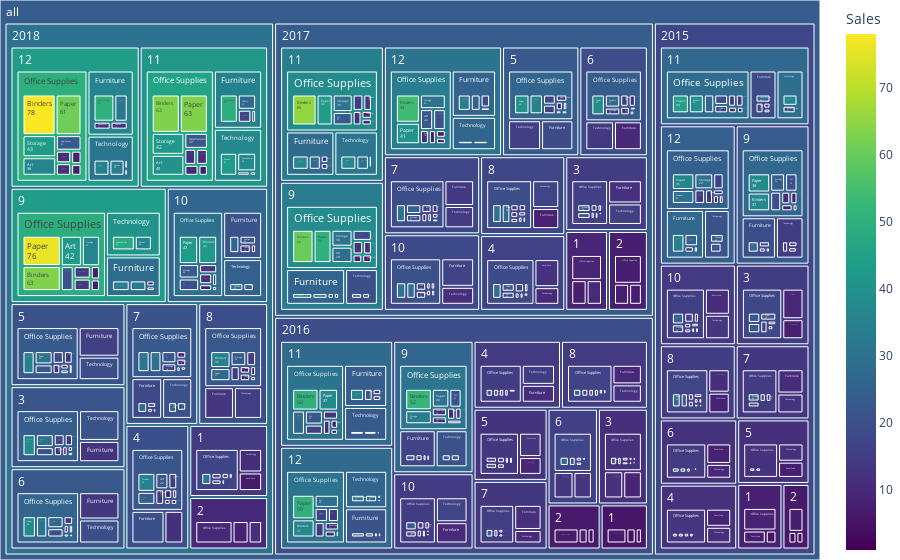

This figure's notebook cell:
### Code cell
# Count the total sales by year and month and group by year, month, category, sub-category and count the sales total transactions it made in that month
df_summary = df.groupby(['Year', 'Month', 'Category', 'Sub-Category'])['Sales'].count().reset_index()

# Sort the data by year, month, and sales
df_summary = df_summary.sort_values(by=['Year','Sales'], ascending=False)

# create a scater plot that show the year-month, category,and total transactions
fig = px.treemap(df_summary, path=[px.Constant("all"),'Year', 'Month', 'Category', 'Sub-Category'], values='Sales',
                    color='Sales', hover_data=['Sales'],
                    color_continuous_scale='viridis')
# adjust the layout
fig.update_layout(margin = dict(t=0, l=0, r=0, b=0))
fig.update_traces(textinfo='label+text+value')
fig.show()

### Figure 1 — Plotly figure (JSON) as saved in the notebook; plotly's stock layout.template omitted (floating-point values rounded to 4 significant figures; data arrays with more than 128 entries replaced by an {"elided": "..."} marker saying what was removed)
{"data": [{"branchvalues": "total", "customdata": {"elided": "979x2 float values"}, "domain": {"x": [0, 1], "y": [0, 1]}, "hovertemplate": "labels=%{label}<br>Sales_sum=%{value}<br>parent=%{parent}<br>id=%{id}<br>Sales=%{color}<extra></extra>", "ids": {"elided": "979 str values"}, "labels": {"elided": "979 str values"}, "marker": {"coloraxis": "coloraxis", "colors": {"elided": "979 float values"}}, "name": "", "parents": {"elided": "979 str values"}, "textinfo": "label+text+value", "type": "treemap", "values": {"elided": "979 int values"}}], "layout": {"coloraxis": {"colorbar": {"title": {"text": "Sales"}}, "colorscale": [[0, "#440154"], [0.1111, "#482878"], [0.2222, "#3e4989"], [0.3333, "#31688e"], [0.4444, "#26828e"], [0.5556, "#1f9e89"], [0.6667, "#35b779"], [0.7778, "#6ece58"], [0.8889, "#b5de2b"], [1, "#fde725"]]}, "legend": {"tracegroupgap": 0}, "margin": {"b": 0, "l": 0, "r": 0, "t": 0}}}
